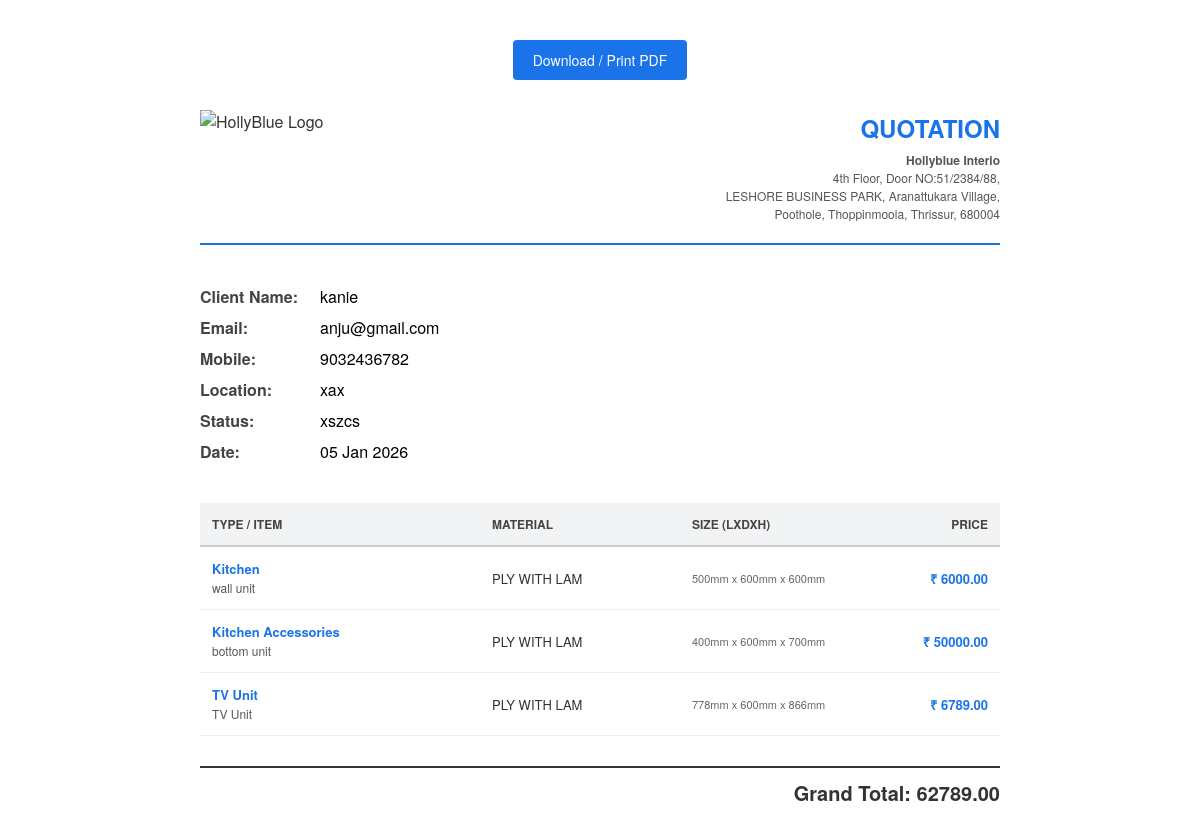
The app's page /invoice/32/ with its own data.
### interior/models.py (models this page shows, shortened)
class Enquiry(models.Model):
    name = models.CharField(max_length=100)
    email = models.EmailField(null=True, blank=True)
    mobile = models.CharField(max_length=15)
    location = models.CharField(max_length=200)
    sqft = models.CharField(max_length=50, null=True, blank=True)
    status = models.CharField(max_length=50, default='Pending')
    total_amount = models.CharField(max_length=50)
    details = models.TextField(null=True, blank=True)
    created_at = models.DateTimeField(auto_now_add=True)

class EnquiryDetail(models.Model):
    enquiry = models.ForeignKey(Enquiry, on_delete=models.CASCADE, related_name='items')
    category = models.CharField(max_length=100)
    item_name = models.CharField(max_length=200)
    material = models.CharField(max_length=100, null=True, blank=True)
    size = models.CharField(max_length=100, null=True, blank=True)
    price = models.DecimalField(max_digits=12, decimal_places=2, default=0.00)

### interior/views.py (the view)
# urls.py: path('invoice/<int:id>/', views.enquiry_invoice, name='enquiry_invoice'),
def enquiry_invoice(request, id):
    enquiry = get_object_or_404(Enquiry, id=id)
    cart_items = EnquiryDetail.objects.filter(enquiry=enquiry)
    context = {
        'enq': enquiry,
        'cart_items': cart_items
    }
    return render(request, 'interior/invoice.html', context)

### interior/templates/interior/invoice.html (shortened to what this page needs)
{% load static %}
<!DOCTYPE html>
<html lang="en">
<head>
</head>
<body>
    <a href="javascript:window.print()" class="print-btn">Download / Print PDF</a>
    <div class="header">
        <div class="logo-section">
            <img src="https://hollyblueinterio.com/images/abc/logo.png" alt="HollyBlue Logo">
        </div>
        <div class="company-details">
            <div class="title">QUOTATION</div>
            <strong>Hollyblue Interio</strong><br>
            4th Floor, Door NO:51/2384/88,<br>
            LESHORE BUSINESS PARK, Aranattukara Village,<br>
            Poothole, Thoppinmoola, Thrissur, 680004
        </div>
    </div>
    <div class="client-info">
        <div class="info-row">
            <div class="info-label">Client Name:</div>
            <div class="info-val">{{ enq.name }}</div>
        </div>
        <div class="info-row">
            <div class="info-label">Email:</div>
            <div class="info-val">{{ enq.email }}</div>
        </div>
        <div class="info-row">
            <div class="info-label">Mobile:</div>
            <div class="info-val">{{ enq.mobile }}</div>
        </div>
        <div class="info-row">
            <div class="info-label">Location:</div>
            <div class="info-val">{{ enq.location }}</div>
        </div>
        <div class="info-row">
            <div class="info-label">Status:</div>
            <div class="info-val">{{ enq.status }}</div>
        </div>
        <div class="info-row">
            <div class="info-label">Date:</div>
            <div class="info-val">{{ enq.created_at|date:"d M Y" }}</div>
        </div>
    </div>
    <table>
        <thead>
            <tr>
                <th style="width: 35%;">Type / Item</th>
                <th style="width: 25%;">Material</th>
                <th style="width: 25%;">Size (LxDxH)</th>
                <th style="width: 15%; text-align: right;">Price</th>
            </tr>
        </thead>
        <tbody>
            {% for item in cart_items %}
            <tr>
                <td>
                    <strong style="color:#1a73e8;">{{ item.category }}</strong><br>
                    <span style="font-size:12px; color:#555;">{{ item.item_name }}</span>
                </td>
                <td>{{ item.material }}</td>
                <td class="col-size">{{ item.size }}</td>
                <td class="col-price">₹ {{ item.price }}</td>
            </tr>
            {% endfor %}
        </tbody>
    </table>
    <div class="total-section">
        <div class="grand-total">Grand Total: {{ enq.total_amount }}</div>
    </div>
</body>
</html>

### interior/templates/interior/invoice.html (style rules this page uses)
body { font-family: 'Helvetica Neue', Helvetica, Arial, sans-serif; padding: 40px; max-width: 800px; margin: 0 auto; color: #333; }
.header { display: flex; justify-content: space-between; align-items: flex-start; margin-bottom: 40px; border-bottom: 2px solid #1a73e8; padding-bottom: 20px; }
.logo-section img { height: 80px; width: auto; object-fit: contain; }
.company-details { text-align: right; font-size: 12px; color: #555; line-height: 1.5; }
.title { color: #1a73e8; font-size: 24px; font-weight: bold; margin-bottom: 5px; text-transform: uppercase; }
.client-info { margin-bottom: 40px; }
.info-row { display: flex; margin-bottom: 8px; }
.info-label { width: 120px; font-weight: bold; color: #444; }
.info-val { flex: 1; color: #000; }
table { width: 100%; border-collapse: collapse; margin-bottom: 30px; }
thead { background-color: #f1f3f4; border-bottom: 2px solid #ccc; }
th { text-align: left; padding: 12px; font-size: 12px; text-transform: uppercase; color: #444; font-weight: 800; }
td { padding: 12px; border-bottom: 1px solid #eee; font-size: 13px; vertical-align: middle; }
.col-price { text-align: right; font-weight: bold; color: #1a73e8; }
.col-size { font-size: 11px; color: #666; }
.total-section { text-align: right; padding-top: 10px; border-top: 2px solid #333; }
.grand-total { font-size: 20px; font-weight: bold; color: #333; }
.print-btn { display: block; margin: 0 auto 30px; padding: 10px 20px; background: #1a73e8; color: white; border: none; border-radius: 4px; cursor: pointer; font-size: 14px; text-decoration: none; width: fit-content; }

### records on screen
Enquiry: name "kanie", email "anju@gmail.com", mobile "9032436782", location "xax", status "xszcs", created_at "05 Jan 2026", total_amount "62789.00"
EnquiryDetail: category "Kitchen", item_name "wall unit", material "PLY WITH LAM", size "500mm x 600mm x 600mm", price "6000.00"
EnquiryDetail: category "Kitchen Accessories", item_name "bottom unit", material "PLY WITH LAM", size "400mm x 600mm x 700mm", price "50000.00"
EnquiryDetail: category "TV Unit", item_name "TV Unit", material "PLY WITH LAM", size "778mm x 600mm x 866mm", price "6789.00"
